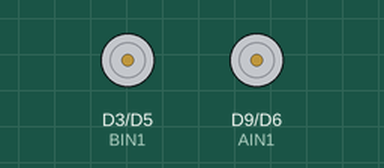
Simulated run of this sketch. Board: Arduino Nano 33 BLE. On the bench: motor-driver pin pairs drawn as motors (green arrow = first pin HIGH = forward, orange = second pin HIGH = backward, longer = more drive). What the sketch prints to the serial monitor is not drawn.

Above: at 0.1 s.
At 25.1 s:
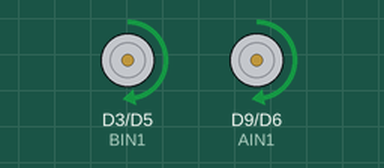
At 65.1 s:
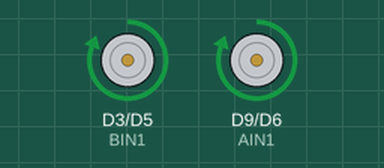
At 125.1 s:
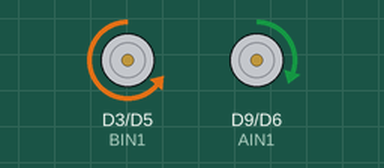
Timing chart, 0 to 126.6 s (numbered marks = the images above):
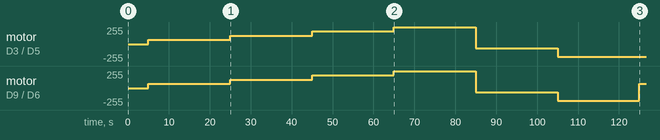

The sketch:

PWM.ino
```cpp
#include <math.h>
#include <Arduino_BMI270_BMM150.h>

//defining arduino pins for readability
#define BIN1 D3
#define BIN2 D5
#define AIN2 D6
#define AIN1 D9
#define A 1
#define B 2

//Variable PWM, initially set to 100%, not used in this code
float pwm = 100; //by percentage %

//Functions for motor controll
void motorOff(int num){

  if(num == A){
    analogWrite(AIN1,0);
    analogWrite(AIN2,0);
  }
  else if(num == B){
    analogWrite(BIN1,0);
    analogWrite(BIN2,0);
  }
}
void forward(int num, int pwm_percent){
  int duty_cycle = 255.0f * pwm_percent / 100.0f;
  if(num == A){
    analogWrite(AIN1,duty_cycle);
    analogWrite(AIN2,0);
  }
  else if(num == B){
    analogWrite(BIN1,duty_cycle);
    analogWrite(BIN2,0);
  }
}
void reverse(int num, int pwm_percent){
  int duty_cycle = 255.0f * pwm_percent / 100.0f;
  if(num == A){
    analogWrite(AIN1,0);
    analogWrite(AIN2,duty_cycle);
  }
  else if(num == B){
    analogWrite(BIN1,0);
    analogWrite(BIN2,duty_cycle);
  }
}
void both_forward(int pwm_percent){
  forward(A,pwm_percent);
  forward(B,pwm_percent);
}
void both_reverse(int pwm_percent){
  reverse(A,pwm_percent);
  reverse(B,pwm_percent);
}
void opposite_A(int pwm_percent){
  int re_pwm_percent = 100 - pwm_percent;
  forward(A,pwm_percent);
  reverse(B,re_pwm_percent);
}
void opposite_B(int pwm_percent){
  int re_pwm_percent = 100 - pwm_percent;
  forward(B,pwm_percent);
  reverse(A,re_pwm_percent);
}
void setup() {
  Serial.begin(9600);
  while (!Serial);

  if (!IMU.begin()) {
    Serial.println("Failed to initialize IMU!");
    while (1);
  }

  pinMode(BIN1,OUTPUT);
  pinMode(BIN2,OUTPUT);
  pinMode(AIN1,OUTPUT);
  pinMode(AIN2,OUTPUT);

  Serial.println("Setup Finished");
}

void loop() {
  Serial.println("Demo starting");
  delay(5000);


  // Drive motors at 25%, 50%, 75%, 100% of maximum rpm in one direction
  // 20 second delay to measure and show PWM signal
  for(int i = 25; i <= 100; i+=25){
    Serial.println("Both driving forward(%): ");
    Serial.print(i);
    both_forward(i);
    delay(20000);
  }

  // Drive motors at 25% and 75% of maximum rpm in the other direction
  // 20 second delay to measure and show PWM signal
  for(int i = 25; i <= 75; i+=50){
    Serial.println("Both driving in reverse(%): ");
    Serial.print(i);
    both_reverse(i);
    delay(20000);
  }

  // Drive motors at 25% and 75% of maximum rpm in opposite directions of each other - A
  for(int i = 25; i <= 75; i+=50){
    Serial.println("Driving in opposing direction(%) - A: ");
    Serial.print(i);
    opposite_A(i);
    delay(20000);
  }

  // Drive motors at 25% and 75% of maximum rpm in opposite directions of each other - B
  for(int i = 25; i <= 75; i+=50){
    Serial.println("Driving in opposing direction(%) - B: ");
    Serial.print(i);
    opposite_B(i);
    delay(20000);
  }

}
```

Measured:
- by itself, motor on D3 (BIN1) / D5 (BIN2): rises from stopped to forward 255/255 in 60.0 s, then falls to backward 191/255 in 40.0 s
- by itself, motor on D9 (AIN1) / D6 (AIN2): stopped → forward 63/255 at 5.0 s, → forward 127/255 20.0 s later, → forward 191/255 20.0 s later, → forward 255/255 20.0 s later, … (7 changes in this stretch)
